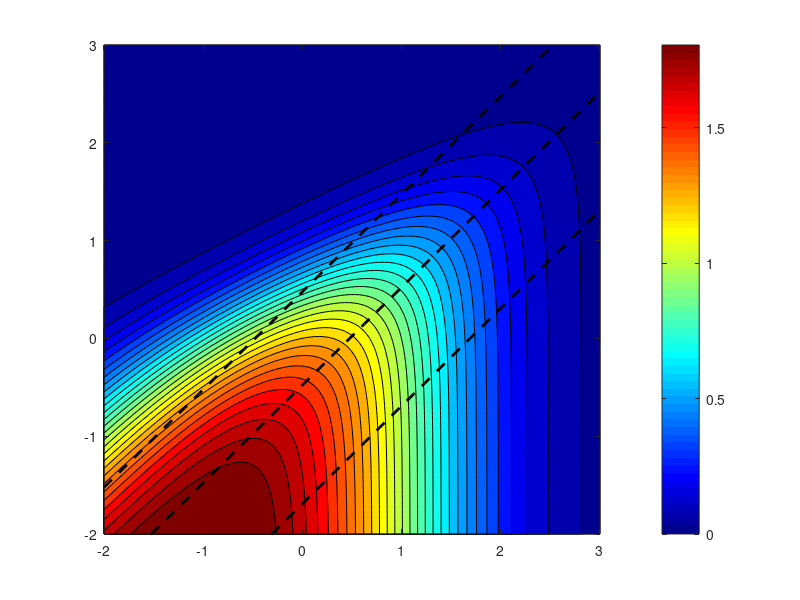

This chart was generated by the following MATLAB code: (Note: this script raises an error after producing the figure.)
%% 
clear
clc
close all
addpath(genpath('..'))

%% Plots of means and fano factor versus parameters. Paper Figure 1

kr = 100;
gr = 1;
N = 100;
kArr = logspace(-2,3,N);
MEAN = zeros(N,N);
FANO = zeros(N,N);
for i = 1:N
    for j = 1:N
        F(i,j) = kArr(i)/(kArr(i)+kArr(j));
        MEAN(i,j) = kr/gr*F(i,j);
        FANO(i,j) = 1+((1-F(i,j))*kr)/(kArr(i)+kArr(j)+gr);
    end
end
figure(1); clf;
ax1 = axes;
[~,cF] = contourf(ax1,log10(kArr),log10(kArr),log10(FANO),linspace(0,log10(64),30)); hold on;
mu = 2;
g = mu*gr/kr;
kons = g*kArr/(1-g);
plot(log10(kArr), log10(kons), 'k--', 'LineWidth', 2)

mu = 25;
g = mu*gr/kr;
kons = g*kArr/(1-g);
plot(log10(kArr), log10(kons), 'k--', 'LineWidth', 2)

mu = 75;
g = mu*gr/kr;
kons = g*kArr/(1-g);
plot(log10(kArr), log10(kons), 'k--', 'LineWidth', 2)

colormap(ax1,jet)
cb = colorbar(ax1);
cb.Ticks = log10([1.0001,4,16,64]);
cb.TickLabels = {'1','4','16','64'};

set(gca,'xtick',[-2:3],'ytick',[-2:3],...
    'XTickLabel',{'10^{-2}','10^{-1}','10^{0}','10^{1}','10^{2}','10^{3}'},...
    'YTickLabel',{'10^{-2}','10^{-1}','10^{0}','10^{1}','10^{2}','10^{3}'},...
    'FontSize',16);
xlim([-2 3]);
ylim([-2 3]);

% ax2 = axes;
% [~,cM] = contour(ax2,log10(kArr),log10(kArr),MEAN,[2,25,75],'k--','LineWidth',2);
% ax2.Color = 'none';
% ax2.XColor = 'none';
% ax2.YColor = 'none';
% linkaxes([ax1 ax2]);
% ax2.Position = ax1.Position;



%% Plot key points on figure 1. Paper Figure 1
% find star
star_koff = 10;
mu = 2; 
g = (mu*gr)/kr;
star_kon = (g*star_koff)/(1-g);

% find collision point with mu == 25 line
% vary kon 
mu = 75;
g = (mu*gr)/kr;
final_kon = (g*star_koff)/(1-g);

% vary koff 
final_koff = (kr*star_kon)/(mu*gr)-star_kon;

% plot on figure 1
% Coordinates
x0 = log10(star_koff);
y0 = log10(star_kon);

x1 = log10(final_koff);
y1 = log10(star_kon);

x2 = log10(star_koff);
y2 = log10(final_kon);


% Squares
plot(ax1, x1, y1, 's', ...
    'MarkerSize', 12, ...
    'MarkerEdgeColor', 'k', ...
    'MarkerFaceColor', 'b', ...
    'LineWidth', 3);

plot(ax1, x2, y2, 's', ...
    'MarkerSize', 12, ...
    'MarkerEdgeColor', 'k', ...
    'MarkerFaceColor', 'r', ...
    'LineWidth', 3);

% Arrows
quiver(ax1, x0, y0, x1-x0, y1-y0, 0, ...
    Color='b', LineWidth=2, MaxHeadSize=0.25, ShowArrowHead='on');

quiver(ax1, x0, y0, x2-x0, y2-y0, 0, ...
    Color='r', LineWidth=2, MaxHeadSize=0.25, ShowArrowHead='on');

% Star
plot(ax1, x0, y0, 'k*', ...
    'MarkerSize', 15, 'LineWidth', 3);
% plot(ax1, x0, y0, 'k*', ...
%     'MarkerSize', 14, 'LineWidth', 1.5);

%% plot mean and std during transition from mu == 2 to mu == 75. Paper Figure 1
Model_chg = SSIT('Empty');
Model_chg.species = {'gON','mRNA'};
Model_chg.initialCondition = [0;0];
Model_chg.parameters = {'kon0', star_kon;...
    'koff0', star_koff;... 
    'kr',100;... 
    'g',gr;... 
    'kon1', star_kon; ...
    'koff1', star_koff; ...
    };

Model_chg.inputExpressions = {'I', ...
    't>=1'};

Model_chg = Model_chg.addReaction(struct(...
    'propensity',{'(kon0 + (kon1-kon0)*I)*(1-gON)'},...
    'stoichiometry',{{'gON',1}}));

Model_chg = Model_chg.addReaction(struct(...
    'propensity',{'(koff0 + (koff1-koff0)*I)*gON'},...
    'stoichiometry',{{'gON',-1}}));

Model_chg = Model_chg.addReaction(struct(...
    'propensity',{'kr*gON'},...
    'stoichiometry',{{'mRNA',1}}));

Model_chg = Model_chg.addReaction(struct(...
    'propensity',{'g*mRNA'},...
    'stoichiometry',{{'mRNA',-1}}));

Model_chg.fspOptions.initApproxSS = true;
Model_chg.tSpan = linspace(0,25,31);

Model_chg = Model_chg.solve;
Model_chg.plotFSP(plotType='marginals', SpeciesIdx=[2], indTimes=31, figureNums=2, Title='')

Model_chg.parameters{5,2} = star_kon;
Model_chg.parameters{6,2} = final_koff;
Model_chg = Model_chg.solve;
Model_chg.plotFSP(plotType='marginals', SpeciesIdx=[2], indTimes=31, figureNums=3, Title='')
Model_chg.plotFSP(plotType='meansAndDevs', SpeciesIdx=[2], Colors=[0 0 1], figureNums=5, Title='')

Model_chg.parameters{6,2} = star_koff;
Model_chg.parameters{5,2} = final_kon;
Model_chg = Model_chg.solve;
Model_chg.plotFSP(plotType='marginals', SpeciesIdx=[2], indTimes=31, figureNums=4, Title='')
Model_chg.plotFSP(plotType='meansAndDevs', SpeciesIdx=[2], Colors=[1 0 0], figureNums=5, Title='')

for figNum = [2 3 4]
    figure(figNum);
    xlim([0 120]);

    ax = gca;
    ax.Children.LineWidth = 4;
    ax.LineWidth = 2;
end

figure(5);
ax = gca;
set(findobj(ax, '-property', 'LineWidth'), 'LineWidth', 3);
ax.LineWidth = 2;

%% Export figures as SVG for PowerPoint
% Annual Review of Biochemistry
%
% Canvas: 6.33 x 7.9 inches
% Each figure row: 1.975 inches high

outputFolder = 'AnnualReview_Figures';

if ~exist(outputFolder, 'dir')
    mkdir(outputFolder);
end

fullWidth = 6.33;
thirdWidth = 6.33 / 3;
quarterHeight = 7.9 / 4;
sixtenthHeight = 7.9/16;

% Figure 1B
fig = figure(1);
ax = gca;

% Remove title and axis labels
ax.Title.String = '';
ax.XLabel.String = '';
ax.YLabel.String = '';
ax.XTickLabel = [];
ax.YTickLabel = [];
fig.Units = 'inches';
fig.Position(3:4) = [fullWidth 6*sixtenthHeight];

exportgraphics(fig, ...
    fullfile(outputFolder, 'figure1b.svg'), ...
    'ContentType', 'vector');

% Figure 1C-I, II, III
figNums = [2 3 4];
fileNames = {'figure1cI.svg', 'figure1cII.svg', 'figure1cIII.svg'};

for i = 1:3

    fig = figure(figNums(i));
    ax = gca;

    % Explicitly remove title
    sgtitle(fig, '');

    ax.Title.String = '';
    ax.Title.Visible = 'off';

    ax.Subtitle.String = '';
    ax.Subtitle.Visible = 'off';

    % Explicitly remove axis labels
    ax.XLabel.String = '';
    ax.XLabel.Visible = 'off';

    ax.YLabel.String = '';
    ax.YLabel.Visible = 'off';

    ax.YGrid = 'off';

    ax.XTickLabel = [];
    ax.YTickLabel = [];

    % Keep requested x-axis limits
    xlim(ax, [0 120]);

    % Set physical dimensions
    fig.Units = 'inches';
    fig.Position(3:4) = [thirdWidth 2*sixtenthHeight];

    % Export
    exportgraphics(fig, ...
        fullfile(outputFolder, fileNames{i}), ...
        'ContentType', 'vector');

end

% Figure 1D

fig = figure(5);
ax = gca;

% Remove title and axis labels
ax.Title.String = '';
ax.Title.Visible = 'off';

ax.XLabel.String = '';
ax.XLabel.Visible = 'off';

ax.YLabel.String = '';
ax.YLabel.Visible = 'off';

ax.XTickLabel = [];
ax.YTickLabel = [];

cb = colorbar(ax);
cb.TickLabels = [];

% Remove legend
leg = findobj(fig, 'Type', 'Legend');

if ~isempty(leg)
    delete(leg);
end

% Set physical dimensions
fig.Units = 'inches';
fig.Position(3:4) = [fullWidth quarterHeight];

% Export
exportgraphics(fig, ...
    fullfile(outputFolder, 'figure1d.svg'), ...
    'ContentType', 'vector');

disp('All SVG figures exported successfully.');



%% Simple experiment and eigenvector analysis
Model_chg.tSpan = linspace(0,7.5,31); % update time specific to the time scale
nCellsInExperiment = 0*Model_chg.tSpan;
nCellsInExperiment([1,31]) = 200;
FIMs = Model_chg.computeFIM(scale='log',freePars=[1:5],...
    observed={'mRNA'});
FIMTotal = Model_chg.totalFim(FIMs,nCellsInExperiment);

fprintf('FIM for step change in kon at 1 for intuitive design')
f = FIMTotal{1}
c = cond(f)
[V, D] = eig(f)
e = 1/2*(f*f')^-1
[V, D] = eig(e)

Model_chg.plotFIMResults(f, 'log', Model_chg.parameters(1:5), PlotEllipses=true, Colors=struct('EllipseColors',[0.9 0.6 0.2],...
    'CenterSquare',[0.96,0.47,0.16]))
% I really like this plot. It shows how the intial steady state has the
% least amount of information. 

%% Larger experiment and analysis
nCellsInExperiment = 0*Model_chg.tSpan;
nCellsInExperiment([1,3,5,10, 15, 20, 25, 31]) = 1000;
FIMs = Model_chg.computeFIM(scale='log',freePars=[1:5],...
    observed={'mRNA'});
FIMTotal = Model_chg.totalFim(FIMs,nCellsInExperiment);

fprintf('FIM for step change in kon at 1 for intuitive design')
f = FIMTotal{1}
c = cond(f) 
[V, D] = eig(f)
e = 1/2*(f*f')^-1
[V, D] = eig(e)

Model_chg.plotFIMResults(f, 'log', Model_chg.parameters(1:5),  PlotEllipses=true, Colors=struct('EllipseColors',[0.9 0.6 0.2],...
    'CenterSquare',[0.96,0.47,0.16]))
% see marginal improvement in intial steady state 


%% Setup - MLE FIM relationship
rng(1);

% True parameters
theta_true = [100, 50];

% Number of observations
n = 10;

% Generate data
ds = theta_true(1) + theta_true(2) * randn(n,1);

% Log-likelihood
logL = @(ds, m, s) sum(log(normpdf(ds, m, s)));

%% MLE FIM relationship - Single dataset

theta1_domain = linspace(0, theta_true(1)*2, 500);
likelihoods = zeros(size(theta1_domain));

for i = 1:length(theta1_domain)
    likelihoods(i) = logL(ds, theta1_domain(i), theta_true(2));
end

[value, idx] = max(likelihoods);
theta1_mle = theta1_domain(idx);

figure(10);
clf;

plot(theta1_domain, likelihoods, ...
    'Color', [0.15 0.35 0.65], ...
    'LineWidth', 2);

hold on;

% True parameter
xline(theta_true(1), ...
    '--k', ...
    'LineWidth', 2);

% MLE
xline(theta1_mle, ...
    '--r', ...
    'LineWidth', 2);

% Formatting
xlabel('\theta_1', 'FontSize', 14);
ylabel('Log-likelihood', 'FontSize', 14);

legend({'Log-likelihood', ...
        'True \theta_1', ...
        'MLE'}, ...
        'Location', 'best', ...
        'Box', 'off');

set(gca, ...
    'FontSize', 12, ...
    'LineWidth', 1.2, ...
    'TickDir', 'out', ...
    'Box', 'off');

grid off;

title(sprintf('Single dataset (n = %d)', n), ...
    'FontSize', 14, ...
    'FontWeight', 'normal');

%% MLE FIM relationship - Multiple datasets

all_thetas = [100, 50;
              100, 50;
              100, 100;
              100, 100];

N = [10, 5, 10, 5];

nDatasets = 10000;

% for j = 1:length(N)
for j = 1:1

    theta_true = all_thetas(j,:);
    n = N(j);

    theta1_domain = linspace(0, theta_true(1)*2, 1000);
    mle_estimates = zeros(nDatasets, 1);

    % Store likelihood curves so the zoom is exactly the same data
    all_likelihoods = zeros(nDatasets, length(theta1_domain));

    figure(10+j);
    clf;

    curveColor = [0.25 0.45 0.70];
    mleColor = [0.85 0.15 0.15];

    % Use one color order for both panels
    colors = turbo(49);

    % Top: likelihood curves
    ax1 = axes('Position', [0.10 0.46 0.68 0.44]);
    hold(ax1, 'on');

    for k = 1:nDatasets

        % Generate dataset
        ds = theta_true(1) + theta_true(2) * randn(n,1);

        % Calculate log-likelihood
        likelihoods = zeros(size(theta1_domain));

        for i = 1:length(theta1_domain)
            likelihoods(i) = logL(ds, ...
                theta1_domain(i), ...
                theta_true(2));
        end

        % Exact MLE
        mle_estimates(k) = mean(ds);

        % Shift maximum to zero
        likelihoods = likelihoods - max(likelihoods);

        % Store likelihood
        all_likelihoods(k,:) = likelihoods;

        % Plot first 49 datasets
        if k < 50
            plot(ax1, theta1_domain, likelihoods, ...
                'Color', colors(k,:), ...
                'LineWidth', 1.5);
        end
    end

    ylim(ax1, [min(all_likelihoods(1:49,:), [], 'all') 0.5]);

    % True parameter
    xline(ax1, theta_true(1), ...
        '--k', ...
        'LineWidth', 2);

    ax1.XAxisLocation = 'bottom';

    xlim(ax1, [0 theta_true(1)*2]);

    ylabel(ax1, 'Log-likelihood', ...
        'FontSize', 13);

    title(ax1, sprintf( ...
        '\\theta_1 = %g, \\theta_2 = %g, n = %d', ...
        theta_true(1), theta_true(2), n), ...
        'FontSize', 14, ...
        'FontWeight', 'normal');

    set(ax1, ...
        'FontSize', 11, ...
        'LineWidth', 1.2, ...
        'TickDir', 'out', ...
        'Box', 'off', ...
        'XColor', 'k');

    grid(ax1, 'off');

    % MLE markers directly on x-axis
    plot(ax1, mle_estimates(1:50), ...
        zeros(size(mle_estimates(1:50))), ...
        'x', ...
        'Color', mleColor, ...
        'MarkerSize', 8, ...
        'LineWidth', 1.5);


    % Right: zoomed-in likelihood curves
    zoomWidth = 1;
    
    leftIdx = find(theta1_domain >= theta_true(1)-zoomWidth, 1);
    rightIdx = find(theta1_domain <= theta_true(1)+zoomWidth, 1, 'last');

    axZoom = axes('Position', [0.82 0.46 0.15 0.44]);
    hold(axZoom, 'on');

    xlim(axZoom, ...
        [theta_true(1)-zoomWidth theta_true(1)+zoomWidth]);

    % Use same y range as main plot
    % ylim(axZoom, [min(all_likelihoods(1:49, leftIdx:rightIdx), [], 'all'), 0.01]);
    ylim(axZoom, [-3, 0.01]);
    % Plot EXACT SAME curves with EXACT SAME colors
    for k = 1:49
        plot(axZoom, theta1_domain, all_likelihoods(k,:), ...
            'Color', colors(k,:), ...
            'LineWidth', 1.5);
    end

    % True parameter
    xline(axZoom, theta_true(1), ...
        '--k', ...
        'LineWidth', 2);

    % Formatting zoom panel
    set(axZoom, ...
        'FontSize', 10, ...
        'LineWidth', 1.2, ...
        'TickDir', 'out', ...
        'Box', 'on');

    grid(axZoom, 'off');

    xlabel(axZoom, '\theta_1');

    % Remove y-axis labels
    axZoom.YTickLabel = [];


    % Bottom: histogram
    ax2 = axes('Position', [0.10 0.08 0.68 0.38]);
    hold(ax2, 'on');

    histogram(ax2, mle_estimates, ...
        'NumBins', 50, ...
        'FaceColor', curveColor, ...
        'FaceAlpha', 0.75, ...
        'EdgeColor', 'none', ...
        'Normalization', 'pdf');

    pmle = normpdf(theta1_domain, theta_true(1), theta_true(2)/sqrt(n));
    plot(ax2, theta1_domain, pmle)

    % Flip histogram upside down
    ax2.YDir = 'reverse';

    % True parameter
    xline(ax2, theta_true(1), ...
        '--k', ...
        'LineWidth', 2);

    xlim(ax2, [0 theta_true(1)*2]);

    % Remove histogram x-axis
    ax2.XTick = [];
    ax2.XColor = 'none';

    % Remove histogram y-axis numbers
    ax2.YTick = [];

    ax2.Box = 'off';

    set(ax2, ...
        'FontSize', 11, ...
        'LineWidth', 1.2, ...
        'TickDir', 'out');

    grid(ax2, 'off');

    % Put likelihood axes in front
    uistack(ax1, 'top');

    % Histogram of absolute finite-difference slopes
    axSlope = axes('Position', [0.82 0.08 0.15 0.30]);
    hold(axSlope, 'on');

    dx = theta1_domain(rightIdx) - theta1_domain(leftIdx);

    slopes = zeros(49,1);

    for k = 1:999
        slopes(k) = ...
            (all_likelihoods(k,rightIdx) - ...
             all_likelihoods(k,leftIdx)) / dx;
    end

    absSlopes = slopes.^2; % square it instead of abs

    % Histogram
    histogram(axSlope, absSlopes, ...
        'NumBins', 15, ...
        'FaceColor', curveColor, ...
        'FaceAlpha', 0.75, ...
        'EdgeColor', 'none');

    xlabel(axSlope, '$(\frac{d\log L}{d\theta})^2$', 'Interpreter', 'latex');
    % ylabel(axSlope, 'Count');

    set(axSlope, ...
        'FontSize', 10, ...
        'LineWidth', 1.2, ...
        'TickDir', 'out', ...
        'Box', 'off');

    xlim(axSlope, [0, 0.03])
    axSlope.YTick = [];
    grid(axSlope, 'off');


end


%% MLE FIM relationship - P(thetaMLE given theta*)
figure(12)
clf
hold on;

for j = 1:length(N)
    theta_true = all_thetas(j,:);
    n = N(j);

    r = theta_true(2)/sqrt(n);

    pmle = normpdf(theta1_domain, theta_true(1), r);
    plot(theta1_domain, pmle)
end


%% MLE FIM relationship - S(thetaMLE given theta*)
figure(13)
clf
hold on

nSamples = 10000;

for j = 1:length(N)

    theta_true = all_thetas(j,:);
    n = N(j);

    % Theoretical distribution of MLE
    r = theta_true(2)/sqrt(n);

    % Sample MLE directly from theoretical MLE distribution
    mle_samples = theta_true(1) + r*randn(nSamples,1);

    % Score evaluated at the TRUE theta_1
    slopes = n*(mle_samples - theta_true(1)) / theta_true(2)^2;

    % Squared slope
    slopeSquared = slopes.^2;

    % Histogram
    histogram(slopeSquared, ...
        'NumBins', 50, ...
        'Normalization', 'pdf', ...
        'FaceAlpha', 0.7);

    % Empirical mean
    empiricalMean = mean(slopeSquared);

    % Theoretical mean = Fisher information
    theoreticalMean = n / theta_true(2)^2;

    % Plot empirical mean
    xline(empiricalMean, ...
        '--r', ...
        'LineWidth', 2);

    % Plot theoretical mean
    xline(theoreticalMean, ...
        '--k', ...
        'LineWidth', 2);

    % Print values
    fprintf('n = %d, theta_2 = %.2f\n', n, theta_true(2));
    fprintf('Empirical mean  = %.6f\n', empiricalMean);
    fprintf('Theoretical mean = %.6f\n\n', theoreticalMean);

end

xlabel('$(d\log L/d\theta_1)^2$', 'Interpreter', 'latex')
ylabel('Density')

legend('Histogram', ...
       'Empirical mean', ...
       'Theoretical mean', ...
       'Location', 'best')

xlim([0, 0.01])




%% 









return 


%%


%%


%%
%% Burst Frequency Model
Model = SSIT('Empty');

% compute kon0, s0, s1, and 

Model.species = {'gON','mRNA'};

Model.initialCondition = [0;0];

%                                     PRIOR
Model.parameters = {'kon0',0.01;...  % logn(-1,2)
    'koff0',0.1;...                   % logn(0,2)
    'kr',10;...                     % logn(1,2)
    'g',0.01;...                    % logn(-2,2)
    'kD',10;...                     % logn(1,2)
    'S0',1;...                      % NA (initial input concentration)
    'S1',5};                        % NA (final input concentration)

Model.inputExpressions = {'Iu','S0+(S1-S0)*(t>0)'};

Model = Model.addReaction(struct(...
    'propensity',{'kon0*(Iu/(kD+Iu))*(1-gON)'},...
    'stoichiometry',{{'gON',1}}));

Model = Model.addReaction(struct(...
    'propensity',{'koff0*gON'},...
    'stoichiometry',{{'gON',-1}}));

Model = Model.addReaction(struct(...
    'propensity',{'kr*gON'},...
    'stoichiometry',{{'mRNA',1}}));

Model = Model.addReaction(struct(...
    'propensity',{'g*mRNA'},...
    'stoichiometry',{{'mRNA',-1}}));

Model.fspOptions.initApproxSS = true;
Model.tSpan = linspace(0,300,31);

Model = Model.solve;

Model.plotFSP

%% 

%% Verification of FIM using CRLB (spread of MLE)
% nCellsInExperiment = 0*Model.tSpan;
% nCellsInExperiment([1,11,31]) = 200;
% nMLE = 200;
% Model.fittingOptions.modelVarsToFit = [1:5];
% MLE = Model.estimateMLEspread(nCells=nCellsInExperiment,observableSpecies={'mRNA'},nMLE=nMLE,simsSaveFile='BurstFIMSims.csv',freePars=[1:5],restart=true);
% MLE = Model.estimateMLEspread(nCells=nCellsInExperiment,observableSpecies={'mRNA'},nMLE=nMLE,simsSaveFile='BurstFIMSims.csv',freePars=[1:5],startPars=exp(MLE.mhSamples),restart=false);
% 
% FIMs = Model.computeFIM(scale='log',freePars=[1:5],...
%     observed={'mRNA'});
% FIMTotal = Model.totalFim(FIMs,nCellsInExperiment);
% 
% Model.plotMHResults(MLE,FIM=FIMTotal,fimScale='log',truncateChain=false);

%% 1D plots of likelihood function - Kr
% nCellsInExperiment = zeros(size(Model_chg.tSpan));
% nCellsInExperiment([2,13,31]) = 200;
% Model_chg.parameters{5,2} = star_kon;
% Model_chg.parameters{6,2} = final_koff;
% Model_chg.ssaOptions.Nexp = 1;
% Model_chg = Model_chg.solve;
% Model_chg.sampleDataFromFSP(saveFile='likelihoodData.csv',nCells=nCellsInExperiment,species2save={'mRNA'});
% Model_chg = Model_chg.loadData('likelihoodData.csv', {'mRNA', 'exp1_mRNA'});
% 
% pars = cell2mat(Model_chg.parameters(:,2));
% inter_idx = 35;
% par_idx = 5;
% 
% varyingPar = logspace(-2,2);
% likelihoods = zeros(size(varyingPar));
% 
% for i = 1:length(varyingPar)
%     pars(par_idx) = varyingPar(i); i
%     computeGrad = false;
%     if i == inter_idx
%         computeGrad = true;
%     end
%     [logL, grad, ~] = Model_chg.computeLikelihood(pars, [], computeGrad);
%     likelihoods(i) = logL;
%     if i == inter_idx
%         gradients = grad;
%     end
% end
% 
% fims = Model_chg.computeFIM(scale='log',freePars=[1:6],...
%     observed={'mRNA'});
% 
% nCellsInExperiment = Model.dataSet.nCells;
% fim = Model_chg.totalFim(fims,nCellsInExperiment);
% 
% %%
% figure(6)
% semilogx(varyingPar, likelihoods, 'b-'); hold on
% grid on
% 
% % Save original axis limits
% xlim0 = xlim;
% ylim0 = ylim;
% 
% % Point and slope
% x1 = varyingPar(inter_idx);
% y1 = likelihoods(inter_idx);
% m = gradients(par_idx)*x1*log(10);
% 
% % ---------------- Tangent line ----------------
% lineDecade = 0.5;
% x = logspace(log10(x1)-lineDecade, log10(x1)+lineDecade, 50);
% y = y1 + m*(log10(x)-log10(x1));
% semilogx(x, y, 'Color', [0 0.5 0],  'LineWidth', 2)
% 
% % Point
% semilogx(x1, y1, 'ro', 'MarkerFaceColor', 'r')
% 
% % % ---------------- Small slope triangle ----------------
% % triDecade = 0.08;
% % 
% % x2 = x1*10^triDecade;
% % y2 = y1;
% % y3 = y1 + m*triDecade;
% % 
% % % Run
% % semilogx([x1 x2], [y1 y2], 'k-', 'LineWidth', 1.5)
% % 
% % % Rise
% % semilogx([x2 x2], [y2 y3], 'k-', 'LineWidth', 1.5)
% 
% % % ---------------- Restore original axes ----------------
% % xlim(xlim0)
% % ylim(ylim0)
% 
% % Peak parameter and likelihood
% pars = cell2mat(Model_chg.parameters(:,2));
% [~, idx] = min(abs(varyingPar - pars(par_idx)));
% x1 = varyingPar(idx);
% y1 = likelihoods(idx);
% 
% % Hessian / curvature
% d2 = -fim{1}(par_idx,par_idx);
% 
% % Work entirely in log10(parameter) space
% u1 = log10(x1);
% 
% % Small region around peak
% width = 0.25;
% u = linspace(u1-width, u1+width, 100);
% x_quad = 10.^u;
% 
% % Convert curvature from linear parameter space to log space
% d2_log = d2 * (x1)^2;
% 
% % Taylor expansion around peak (first derivative ~ 0)
% y_quad = y1 + 0.5*d2_log*(u-u1).^2;
% 
% % Plot quadratic
% semilogx(x_quad, y_quad, ...
%     'Color',[1 0.5 0], ...
%     'LineWidth',2);
% 
% xlabel('varyingPar')
% ylabel('Likelihood')
% title(sprintf('Slope = %.3g', m))
% legend('Likelihood', 'Tangent', 'Point', 'Location', 'best')
% 
% 
% return
% 
% %% 1D plots of likelihood function - gamma
% pars = cell2mat(Model.parameters(:,2));
% varyingPar = logspace(-4,0);
% likelihoods = zeros(size(varyingPar));
% gradients = cell(size(varyingPar));
% 
% for i = 1:length(varyingPar)
%     pars(4) = varyingPar(i);
%     computeGrad = false;
%     if i == inter_idx
%         computeGrad = true;
%     end
%     [logL, grad, ~] = Model.computeLikelihood(pars, [], true);
%     likelihoods(i) = logL;
%     if i == inter_idx
%         gradients = grad;
%     end
% end
% 
% figure(4)
% semilogx(varyingPar, likelihoods)


%% FIM Calculations
Sarray = [1:5];
Model.tSpan = [0:30];
Model.solutionScheme = 'fspsens';
FIM = cell(length(Sarray),length(Sarray),length(Model.tSpan));
for iS0 = 1:length(Sarray)
    for iS1 = 1:length(Sarray)
        Model = Model.changeParameter({'S0',Sarray(iS0);'S1',Sarray(iS1)-Sarray(iS0)});
        Model = Model.solve;
        FIM(iS0,iS1,:) = Model.computeFIM(freePars=(1:4),scale='log');
    end
end

%% FIM for different experiment designs.
Ncells = 600;
% Measurment at one steady state values.
iS = 3;
FIM_One_SS = Ncells*FIM{iS,iS,1};
disp(['Determinant of FIM for one SS measurement: ',num2str(det(FIM_One_SS))])

% Measurment at two steady state values.
iS1 = 1;
iS2 = 5;
FIM_Two_SS = Ncells/2*FIM{iS1,iS1,1}+Ncells/2*FIM{iS2,iS2,1};
disp(['Determinant of FIM for two SS measurements: ',num2str(det(FIM_Two_SS))])

% Measurement at change from one SS to another at three time points.
iS1 = 1;
iS2 = 5;
itimes = [1,11,31];
FIM_Dynamic = 0;
for it = 1:length(itimes)
    FIM_Dynamic = FIM_Dynamic + Ncells/length(itimes)*FIM{iS1,iS2,itimes(it)};
end
disp(['Determinant of FIM for dynamic measurements: ',num2str(det(FIM_Dynamic))])

%% Plots of FIM predicted uncertainties
freePars = [1:4];
f1 = figure(11);
f2 = figure(12);
f3 = figure(13);

% The following plots the heatmap showing the
Model.plotFIMResults(FIM_Opt^(-1)/log(10)^2, 'log',...
    Model.parameters(freePars,1),...
    [Model.parameters{freePars,2}],...
    PlotEllipses=true,EllipseFigure=f1,...
    FigureHandle=f3,...
    Colors=struct('EllipseColors',[0.9 0.6 0.2],...
    'CenterSquare',[0.96,0.47,0.16]),...
    LogThreshold=-4,...
    HeatMapType='invfim',...
    MatrixType='invfim');


%% Optimized Experiment Design
% AllFims = reshape(FIM,numel(FIM),1);
allFims = {};%cell(numel(FIM),1);
indsFims = [];zeros(numel(FIM),3);
k = 0;
for iS0 = 1:length(Sarray)
    for iS1 = 1:length(Sarray)
        for iT = 1:length(Model.tSpan)
            k = k+1;
            allFims(k,1) = FIM(iS0,iS1,iT);
            indsFims(k,:) = [iS0,iS1,iT];
        end
    end
end
OptExperiment = Model.optimizeCellCounts(allFims,600,'D-opt');
J = find(OptExperiment);
disp(['Optimized Experiment Design:'])
for j = 1:length(J)
    % Store optimized parameters and their corresponding indices
    optimizedParams = OptExperiment(J(j));
    paramIndices = indsFims(J(j), :);
    if paramIndices(3)==1||paramIndices(1)==paramIndices(2) % SS experiment
        disp(['   ',num2str(optimizedParams),' cells at steady state for S0 = ',num2str(Sarray(paramIndices(1)))])
    else
        disp(['   ',num2str(optimizedParams),' cells at time ',num2str(Model.tSpan(paramIndices(3))),' for S0 = ',num2str(Sarray(paramIndices(1))),' and S1 = ',num2str(Sarray(paramIndices(2)))])
    end
end

FIM_Opt = 0;
for i = 1:length(OptExperiment)
    FIM_Opt = FIM_Opt + OptExperiment(i)*allFims{i};
end
disp(['Determinant of FIM for optimized measurements: ',num2str(det(FIM_Opt))])

return
%% Generalized model
% 
% In the most general form of this model, the parameter 'alpha' determines
% if the model is burst size regulate (koff, alpha=0) or burst frequency
% regulated (kon, alpha=1) or something in between.
ModelGen = SSIT('Empty');

ModelGen.species = {'gON','mRNA'};

ModelGen.initialCondition = [0;0];

%                                     PRIOR
ModelGen.parameters = {'kon0',0.1;...  % logn(-1,2)
    'koff0',1;...                   % logn(0,2)
    'kr',10;...                     % logn(1,2)
    'g',0.01;...                    % logn(-2,2)
    'kD',10;...                     % logn(1,2)
    'alpha',1e-6;...                   % n(0,2)
    'S0',1;...                      % NA (initial input concentration)
    'S1',5};                        % NA (final input concentration)

ModelGen.inputExpressions = {'Iu','S0+S1*(t>0)'};

ModelGen = ModelGen.addReaction(struct(...
    'propensity',{'kon0*((1-alpha)+(alpha)*Iu/(kD+Iu))*(1-gON)'},...
    'stoichiometry',{{'gON',1}}));

ModelGen = ModelGen.addReaction(struct(...
    'propensity',{'koff0*((alpha)+(1-alpha)*(kD+Iu)/Iu)*gON'},...
    'stoichiometry',{{'gON',-1}}));

ModelGen = ModelGen.addReaction(struct(...
    'propensity',{'kr*gON'},...
    'stoichiometry',{{'mRNA',1}}));

ModelGen = ModelGen.addReaction(struct(...
    'propensity',{'g*mRNA'},...
    'stoichiometry',{{'mRNA',-1}}));

ModelGen.tSpan = linspace(0,300,31);

ModelGen = ModelGen.solve;

ModelGen.plotFSP

%% Parameters for key points.
kr = 100;
gr = 1;
KD = 10;
kon0a = 2.5;
koff0a = 10;
S0 = KD/24;
S1 = 23*KD/24;

%                                     PRIOR
ModelGen.parameters = {'kon0',kon0;...  % logn(-1,2)
    'koff0',koff0;...                   % logn(0,2)
    'kr',kr;...                     % logn(1,2)
    'g',gr;...                    % logn(-2,2)
    'kD',KD;...                     % logn(1,2)
    'alpha',-6;...                   % n(0,2)
    'S0',S0;...                      % NA (initial input concentration)
    'S1',S1};                        % NA (final input concentration)

ModelGen.tSpan = linspace(0,6,61);

ModelGen.fspOptions.initApproxSS = true;
ModelGen = ModelGen.solve;

ModelGen.plotFSP
